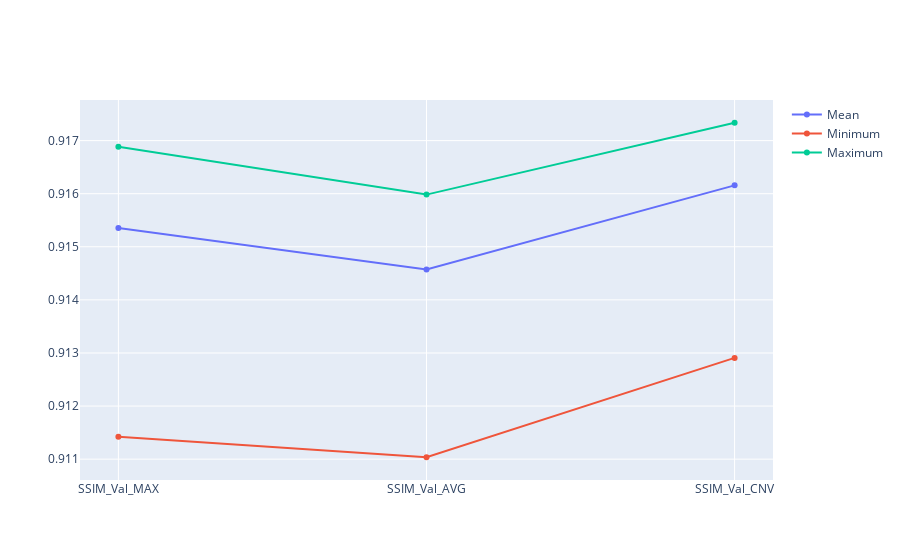

This figure's notebook cell:
### Code cell
fig = go.Figure(data=go.Scatter(x=x, y=y, name="Mean"))

fig.add_trace(go.Scatter(x=x, y=y_m, name="Minimum"))
fig.add_trace(go.Scatter(x=x, y=y_p, name="Maximum"))


fig.show()

### Figure 1 — Plotly figure (JSON) as saved in the notebook; plotly's stock layout.template omitted (floating-point values rounded to 4 significant figures)
{"data": [{"name": "Mean", "type": "scatter", "x": ["SSIM_Val_MAX", "SSIM_Val_AVG", "SSIM_Val_CNV", "SSIM_Original_Val"], "y": [0.9154, 0.9146, 0.9162]}, {"name": "Minimum", "type": "scatter", "x": ["SSIM_Val_MAX", "SSIM_Val_AVG", "SSIM_Val_CNV", "SSIM_Original_Val"], "y": [0.9114, 0.911, 0.9129]}, {"name": "Maximum", "type": "scatter", "x": ["SSIM_Val_MAX", "SSIM_Val_AVG", "SSIM_Val_CNV", "SSIM_Original_Val"], "y": [0.9169, 0.916, 0.9173]}], "layout": {}}
